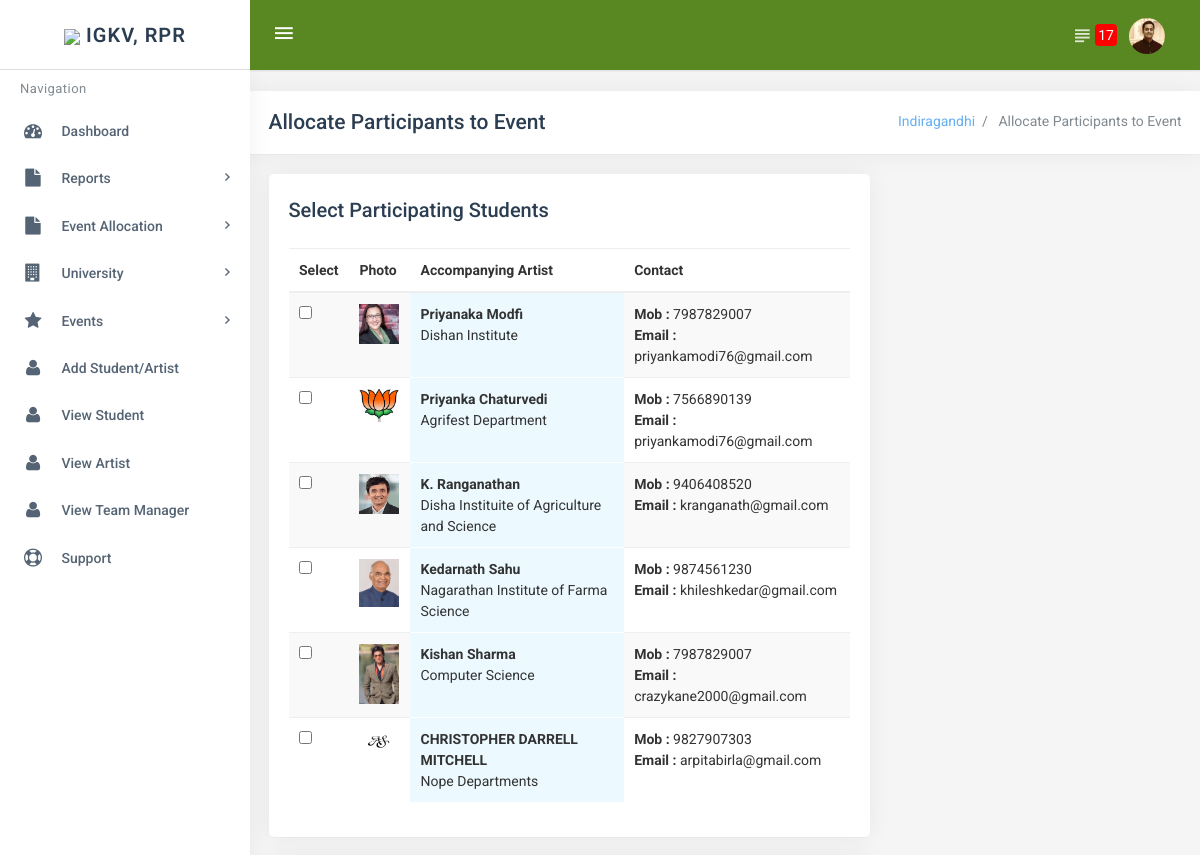
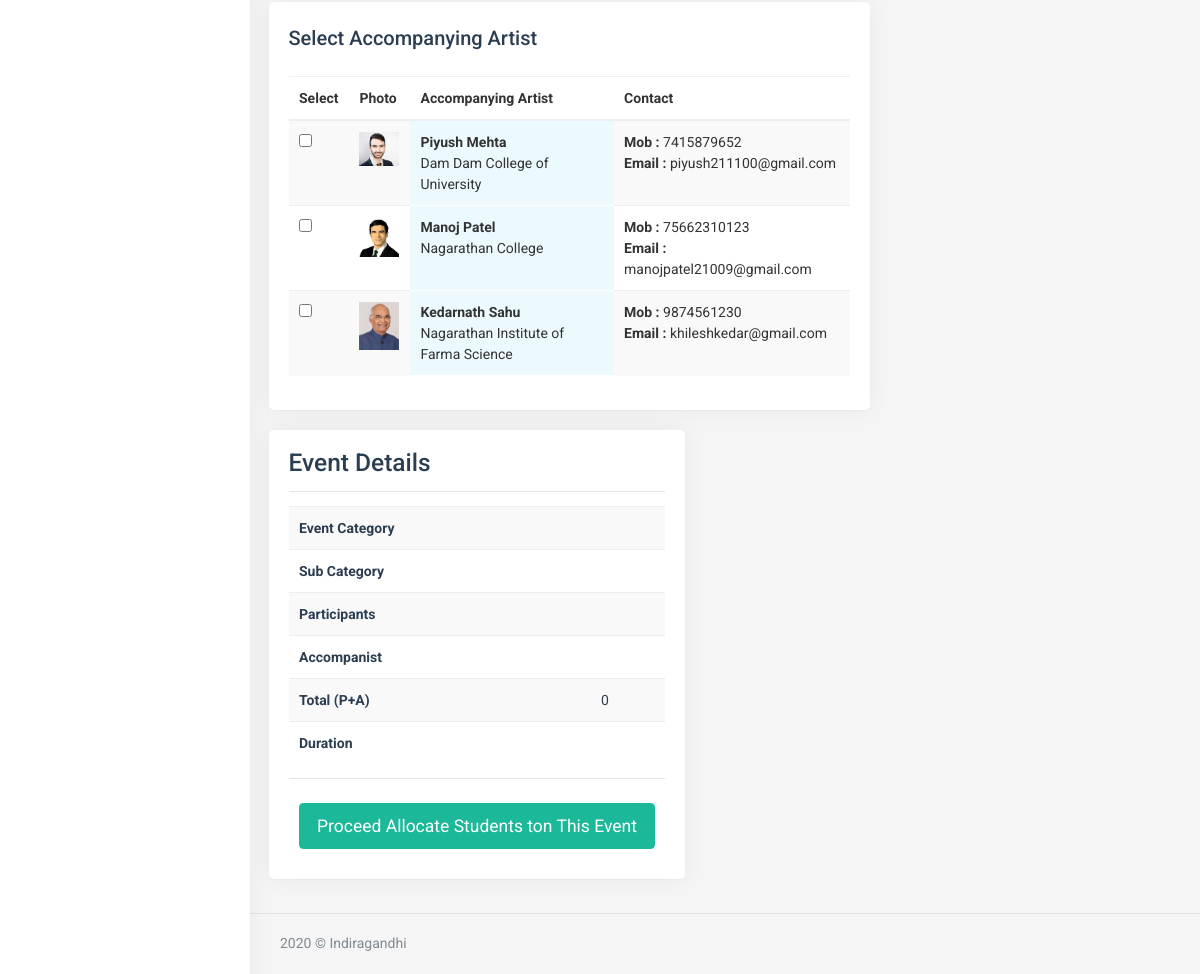
The page /allocate_student_handle.php (signed in) on the database its author committed (2 pictures, top to bottom).
### tables this page shows
CREATE TABLE `users` (
  `id` int(11) NOT NULL,
  `name` varchar(100) NOT NULL,
  `email` varchar(50) NOT NULL,
  `tx_address` varchar(60) NOT NULL,
  `file` varchar(150) NOT NULL DEFAULT 'default.jpg',
  `gender` varchar(10) NOT NULL,
  `date` timestamp NOT NULL DEFAULT CURRENT_TIMESTAMP ON UPDATE CURRENT_TIMESTAMP,
  `verified` varchar(20) NOT NULL DEFAULT 'True',
  `password` varchar(100) NOT NULL,
  `phone` varchar(20) NOT NULL,
  `activation_code` varchar(50) NOT NULL,
  `tutorial_taken` varchar(10) NOT NULL DEFAULT 'No',
  `balance` varchar(10) NOT NULL DEFAULT '0',
  `kyc_approved` varchar(20) NOT NULL DEFAULT 'Pending',
  `g_auth_key` varchar(50) NOT NULL
);

CREATE TABLE `student` (
  `id` int(11) NOT NULL,
  `university` varchar(100) NOT NULL,
  `student_name` varchar(71) NOT NULL,
  `father_name` varchar(70) NOT NULL,
  `dob` varchar(30) NOT NULL,
  `college_dept` varchar(100) NOT NULL,
  `no_of_time_participated` varchar(10) NOT NULL,
  `student_signature` varchar(100) NOT NULL,
  `dean_signature` varchar(100) NOT NULL,
  `photo` varchar(100) NOT NULL,
  `date` timestamp NOT NULL DEFAULT CURRENT_TIMESTAMP ON UPDATE CURRENT_TIMESTAMP,
  `status` varchar(30) NOT NULL DEFAULT 'Active',
  `address` text NOT NULL,
  `mobile` varchar(15) NOT NULL,
  `email` varchar(70) NOT NULL,
  `type_user` varchar(30) NOT NULL,
  `gender` varchar(20) NOT NULL
);

### pdo_class_data.php (called while the page is built, shortened)
<?php
  function authenticate(){
    if(isset($_SESSION['user'], $_SESSION['loged_primitives']))
      {
         include 'connection.php';
          $pdo = new PDO($dsn, $user, $pass, $opt);
          try {
              $stmt = $pdo->prepare('SELECT * FROM users WHERE email ="'.$_SESSION['user'].'"');
          } catch(PDOException $ex) {
              echo "An Error occured!";
              print_r($ex->getMessage());
          }
          $stmt->execute();
          $user = $stmt->fetch();
          $pass = md5($user['password']);
           return $user;      }
      else
      {
        header('Location:sign_in.php?choice=error&value=Session timed out. Login again.');
      }
       return $user;
  }
?>

### administrator/function.php (called while the page is built, shortened)
<?php
    function count_notification($table, $id){
        include 'connection.php';
            $dsn = "mysql:host=$host;dbname=$db;charset=$charset";
            $opt = [
                PDO::ATTR_ERRMODE            => PDO::ERRMODE_EXCEPTION,
                PDO::ATTR_DEFAULT_FETCH_MODE => PDO::FETCH_ASSOC,
                PDO::ATTR_EMULATE_PREPARES   => false,
            ];
        $pdo = new PDO($dsn, $user, $pass, $opt);
      try {
          $stmt = $pdo->prepare('SELECT * FROM `notification` WHERE `user_id`='.$id.' AND `status`="Unread" ORDER BY date DESC');
      } catch(PDOException $ex) {
          echo "An Error occured!";
          print_r($ex->getMessage());
      }
      $stmt->execute();
      $user = $stmt->rowCount();
      return $user;
    }
 ?>

### allocate_student_handle.php (the view, shortened to what this page needs)
<?php require 'includes/header_start.php'; ?>
<link rel="stylesheet" href="assets/plugins/morris/morris.css">
<?php require 'includes/header_end.php'; ?>
<?php
  $table = "event_sub_category";
   print_r($_REQUEST);
   try {
    $stmt = $pdo->prepare('SELECT * FROM '.$table.' WHERE `sub_category`="'.$_REQUEST['event_sub_category'].'"');
    } catch(PDOException $ex) {
        echo "An Error occured!";
        return ($ex->getMessage());
    }
   $stmt->execute();
   $batakh = $stmt->fetch();
 ?>
<div class="content-page">
    <div class="content">
        <div class="container">
            <div class="row">
                <div class="col-xs-12">
                    <div class="page-title-box">
                        <h4 class="page-title">Allocate Participants to Event </h4>
                        <ol class="breadcrumb p-0">
                            <li><a href="#"><?php echo $pdo_auth['name'];?></a></li>
                            <li class="active">  Allocate Participants to Event  </li>
                        </ol>
                        <div class="clearfix"></div>
                    </div>
                </div>
            </div>
            <form action="allocate_student_handle_handle.php" method="POST" enctype="multipart/form-data" >
            <div class="row">
                <div class="col-xl-8 col-xs-12">
                      <div class="card-box items">
                        <div style="padding-bottom: 5px;"></div>
                        <h2 style="font-size: 20px;">Select Participating Students  </h2>
                        <div style="padding: 10px;"></div>
                        <table  style="color: #333;" class="table table-striped table-hover">
                          <thead>
                             <tr>
                               <th>Select</th>
                               <th>Photo</th>
                               <th>Accompanying Artist</th>
                               <th>Contact </th>
                             </tr>
                          </thead>
                          <tbody>
                            <?php
                            try {
                                  $stmt = $pdo->prepare('SELECT * FROM `student` WHERE `type_user`="Student" ORDER BY date DESC');
                              } catch(PDOException $ex) {
                                  echo "An Error occured!";
                                  print_r($ex->getMessage());
                              }
                              $stmt->execute();
                              $user = $stmt->fetchAll();
                              foreach($user as $key=>$value){
                                echo '<tr>
                                   <td><input type="checkbox" class="checkbox_student" name="student[]" value="'.$value['student_name'].'__'.$value['id'].'" data-id="'.$value['id'].'" /></td>
                                   <td><img src="photo/'.$value['photo'].'" style="width:40px;" /></td>
                                   <td style="background-color:#ecf9ff;border-bottom:solid 1px #fff;"><b>'.$value['student_name'].'</b><br/>
                                      <span>'.$value['college_dept'].'</span>
                                   </td>
                                   <td><b>Mob : </b>'.$value['mobile'].'<br/><b>Email : </b>'.$value['email'].'</td>
                                  </tr>';
                            }
                          ?>
                        </tbody>
                      </table>
                     </div>
                     <div class="card-box items">
                        <div style="padding-bottom: 5px;"></div>
                        <h2 style="font-size: 20px;">Select Accompanying Artist  </h2>
                        <div style="padding: 10px;"></div>
                        <table  style="color: #333;" class="table table-striped table-hover">
                          <thead>
                             <tr>
                               <th>Select</th>
                               <th>Photo</th>
                               <th>Accompanying Artist</th>
                               <th>Contact </th>
                             </tr>
                          </thead>
                          <tbody>
                            <?php
                            try {
                                  $stmt = $pdo->prepare('SELECT * FROM `student` WHERE `type_user`="Accompanying Artist" ORDER BY date DESC');
                              } catch(PDOException $ex) {
                                  echo "An Error occured!";
                                  print_r($ex->getMessage());
                              }
                              $stmt->execute();
                              $user = $stmt->fetchAll();
                              foreach($user as $key=>$value){
                                echo '<tr>
                                   <td><input type="checkbox" class="checkbox_artist" name="artist[]" value="'.$value['student_name'].'__'.$value['id'].'" data-id="'.$value['id'].'" /></td>
                                   <td><img src="photo/'.$value['photo'].'" style="width:40px;" /></td>
                                   <td style="background-color:#ecf9ff;border-bottom:solid 1px #fff;"><b>'.$value['student_name'].'</b><br/>
                                      <span>'.$value['college_dept'].'</span>
                                   </td>
                                   <td><b>Mob : </b>'.$value['mobile'].'<br/><b>Email : </b>'.$value['email'].'</td>
                                  </tr>';
                            }
                          ?>
                        </tbody>
                      </table>
                     </div>
                </div>
                <div class="col-xl-3">
                  <div class="card-box items">
                    <h3>Event Details</h3>
                    <hr/>
                    <table class="table table-striped">
                      <tr>
                        <td style="font-weight: bold;">Event Category</td>
                        <td><?php echo $batakh['category']; ?></td>
                      </tr>
                      <tr>
                        <td style="font-weight: bold;">Sub Category</td>
                        <td><?php echo $batakh['sub_category']; ?></td>
                      </tr>
                      <tr>
                        <td style="font-weight: bold;">Participants </td>
                        <td><?php echo $batakh['max_participant']; ?></td>
                      </tr>
                      <tr>
                        <td style="font-weight: bold;">Accompanist</td>
                        <td><?php echo $batakh['max_accompanist']; ?></td>
                      </tr>
                      <tr>
                        <td style="font-weight: bold;">Total (P+A)</td>
                        <td><?php echo ($batakh['max_accompanist']+$batakh['max_participant']); ?></td>
                      </tr>
                      <tr>
                        <td style="font-weight: bold;">Duration</td>
                        <td><?php echo $batakh['duration']; ?></td>
                      </tr>
                    </table>
                    <hr/>
                        <div style="padding:10px;"><input type="submit"  value="Proceed Allocate Students ton This Event " class="btn btn-lg btn-success" /></div>
                  </div>
                </div>
            </div>
          </form>
        </div>
    </div>
</div>
<?php require 'includes/footer_start.php' ?>
<?php require 'includes/footer_end.php' ?>

### includes/topbar.php (shortened to what this page needs)
<div class="topbar">
    <div class="topbar-left" style="border-bottom: solid 1px #ddd">
        <a href="dashboard.php" class="logo" id="logo-tour"><img src="iop.png" style="width: 30px;"> <span style="border-top:solid 10px transparent;">IGKV, RPR</span></a>
    </div>
    <nav class="navbar navbar-custom" style="background-color: #598823">
        <ul class="nav navbar-nav">
            <li class="nav-item">
                <button class="button-menu-mobile open-left waves-light waves-effect">
                    <i class="zmdi zmdi-menu"></i>
                </button>
            </li>
        </ul>
        <ul class="nav navbar-nav pull-right">
            <li class="nav-item dropdown notification-list">
                <a class="nav-link waves-effect waves-light right-bar-toggle" href="javascript:void(0);" style="display: block;position: relative;">
                    <i class="zmdi zmdi-format-subject noti-icon"></i> <span style="background-color: red;color: #fff;border-radius:4px;margin-left:-10px;padding:3px;z-index: 1000">
                        <?php echo count_notification("notification", $pdo_auth['id']); ?></span>
                </a>
            </li>
            <li class="nav-item dropdown notification-list">
                <a class="nav-link dropdown-toggle arrow-none waves-effect waves-light nav-user"
                   data-toggle="dropdown" href="#" role="button"
                   aria-haspopup="false" aria-expanded="false">
                    <img src="profile/<?php echo $pdo_auth['file']; ?>" alt="user" class="img-circle">
                </a>
            </li>
        </ul>
    </nav>
</div>

### includes/footer_start.php (shortened to what this page needs)
<footer class="footer text-right">
    <?php echo date("Y"); ?> &copy; <?php echo $pdo_auth['name']; ?>
</footer>
</div>

### rows shown on the page
users: file (picture), name "Indiragandhi"
student: photo (picture), student_name "Priyanaka Modfi", college_dept "Dishan Institute", mobile "7987829007", email "priyankamodi76@gmail.com"
student: photo (picture), student_name "Priyanka Chaturvedi", college_dept "Agrifest Department", mobile "7566890139", email "priyankamodi76@gmail.com"
student: photo (picture), student_name "K. Ranganathan", college_dept "Disha Instituite of Agriculture and Science", mobile "9406408520", email "kranganath@gmail.com"
student: photo (picture), student_name "Kedarnath Sahu", college_dept "Nagarathan Institute of Farma Science", mobile "9874561230", email "khileshkedar@gmail.com"
student: photo (picture), student_name "Kishan Sharma", college_dept "Computer Science", mobile "7987829007", email "crazykane2000@gmail.com"
student: photo (picture), student_name "CHRISTOPHER DARRELL MITCHELL", college_dept "Nope Departments", mobile "9827907303", email "arpitabirla@gmail.com"
student: photo (picture), student_name "Piyush Mehta", college_dept "Dam Dam College of University", mobile "7415879652", email "piyush211100@gmail.com"
student: photo (picture), student_name "Manoj Patel", college_dept "Nagarathan College", mobile "75662310123", email "manojpatel21009@gmail.com"
student: photo (picture), student_name "Kedarnath Sahu", college_dept "Nagarathan Institute of Farma Science", mobile "9874561230", email "khileshkedar@gmail.com"

### other values the page prints
count_notification("notification", $pdo_auth['id']) "17"
$batakh['max_accompanist']+$batakh['max_participant'] "0"
